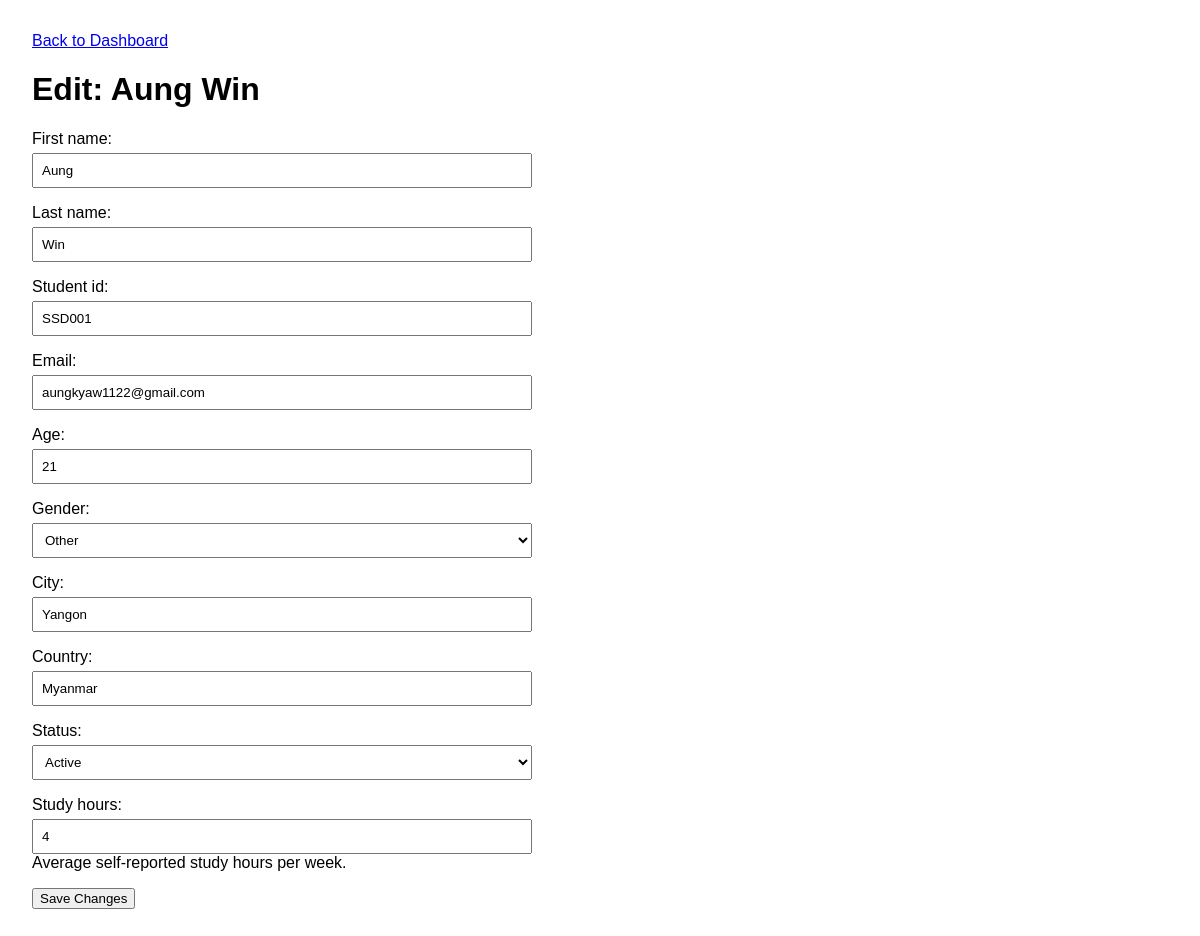
/student/edit/7/ (signed in), run on the app's committed database.
### dashboard/models.py (models this page shows, shortened)
class Student(models.Model):
    class StudentStatus(models.TextChoices):
        ACTIVE = 'ACT', 'Active'
        LEAVE = 'LVE', 'On Leave'
        DROPPED = 'DRP', 'Dropped Out'
    class GenderChoices(models.TextChoices):
        MALE = 'M', 'Male'
        FEMALE = 'F', 'Female'
        OTHER = 'O', 'Other'
        PREFER_NOT_TO_SAY = 'P', 'Prefer not to say'
    user = models.ForeignKey(User, on_delete=models.CASCADE)
    first_name = models.CharField(max_length=100)
    last_name = models.CharField(max_length=100)
    student_id = models.CharField(max_length=50, unique=True, blank=True, null=True)
    email = models.EmailField(blank=True, null=True)
    age = models.IntegerField(blank=True, null=True)
    gender = models.CharField(
        max_length=1,
        choices=GenderChoices.choices,
        default=GenderChoices.PREFER_NOT_TO_SAY,
        blank=True,
        null=True
    )
    city = models.CharField(max_length=100, blank=True, null=True)
    country = models.CharField(max_length=100, blank=True, null=True)
    status = models.CharField(
        max_length=3,
        choices=StudentStatus.choices,
        default=StudentStatus.ACTIVE
    )
    current_balance = models.DecimalField(max_digits=10, decimal_places=2, default=0.00)
    courses = models.ManyToManyField(Course, through='Enrollment', related_name='students', blank=True)
    date_added = models.DateTimeField(auto_now_add=True)
    previous_grade = models.FloatField(default=0.0, help_text="Entrance Exam/Baseline Score (0-100)")
    study_hours = models.PositiveIntegerField(default=0, help_text="Average self-reported study hours per week.")
    payment_delays = models.PositiveIntegerField(default=0, help_text="Total number of late payments recorded.")
    class Meta:
        unique_together = ('student_id', 'first_name', 'last_name')
    @property
    def current_balance(self):
        total_course_cost = self.enrollment_set.aggregate(total=Sum('course__cost'))['total'] or 0
        total_payments = self.payment_set.aggregate(total=Sum('amount'))['total'] or 0
        return total_course_cost - total_payments

### dashboard/views.py (the view)
# urls.py: path('student/edit/<int:pk>/', views.edit_student, name='edit_student'),
@login_required
def edit_student(request, pk):
    student = get_object_or_404(Student, pk=pk, user=request.user)
    if request.method == 'POST':
        form = StudentForm(request.POST, instance=student, user=request.user)
        if form.is_valid():
            form.save()
            return redirect('/')
    else:
        form = StudentForm(instance=student, user=request.user)
    return render(request, 'dashboard/edit_student.html', {'form': form, 'student': student})

### dashboard/templates/dashboard/edit_student.html (shortened to what this page needs)
<!DOCTYPE html>
<html lang="en">
<head>
</head>
<body>
    <p><a href="/">Back to Dashboard</a></p>
    <h1>Edit: {{ student.first_name }} {{ student.last_name }}</h1>
    <form method="post">
        {{ form.as_p }}
        <button type="submit">Save Changes</button>
    </form>
</body>
</html>

### dashboard/templates/dashboard/edit_student.html (style rules this page uses)
body { font-family: sans-serif; margin: 2em; }
form { max-width: 500px; }
label { display: block; margin-bottom: 5px; }
input, select { width: 100%; padding: 8px; box-sizing: border-box; }

### data on the page
Student: first_name "Aung", last_name "Win", student_id "SSD001", email "aungkyaw1122@gmail.com", age "21", gender "Other", city "Yangon", country "Myanmar", status "Active", study_hours "4"
